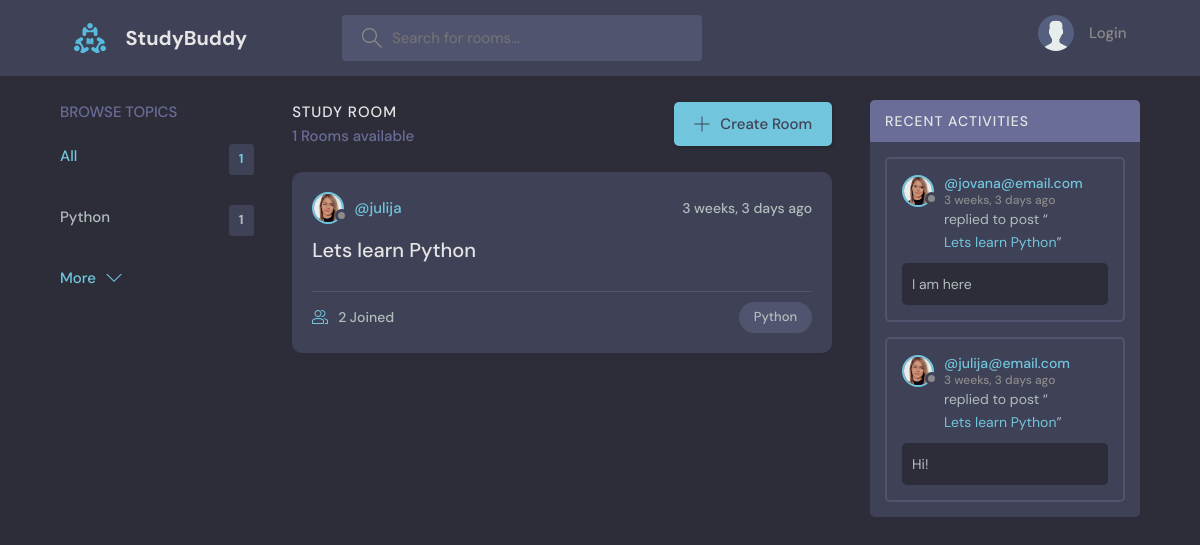
The page / on the database its author committed.
### base/models.py (models this page shows, shortened)
class Topic(models.Model):
    name = models.CharField(max_length=200)

class Room(models.Model):
    host = models.ForeignKey(User, on_delete=models.SET_NULL, null = True)
    topic = models.ForeignKey(Topic, on_delete=models.SET_NULL, null = True) #if topic placed below in the code, wrap it in ''
    name = models.CharField(max_length=200)
    description = models.TextField(null=True, blank=True)
    participants = models.ManyToManyField(User, related_name='participants', blank=True)
    updated = models.DateTimeField(auto_now=True) #auto_now takes the snapshot everytime we save
    created = models.DateTimeField(auto_now_add=True) #auto_now_add takes the snapshot the first time it is created
    class Meta:
        ordering = ['-updated', '-created'] #- reverts it
    def __str__(self):
        return self.name

class User(AbstractUser):
    name = models.CharField(max_length=200, null=True)
    email = models.EmailField(unique=True)
    bio = models.TextField(null=True)
    avatar = models.ImageField(null=True, default="avatar.svg")
    USERNAME_FIELD = 'email'
    REQUIRED_FIELDS = []

class Message(models.Model): # here one to many relationship is introduced
    user = models.ForeignKey(User, on_delete=models.CASCADE) # rooms can have multiple messages, but message can belong to one user/room
    room = models.ForeignKey(Room, on_delete=models.CASCADE) # if room is deleted all the messages are deleted as well
    body = models.TextField()
    updated = models.DateTimeField(auto_now=True)
    created = models.DateTimeField(auto_now_add=True)
    class Meta:
        ordering = ['-updated', '-created'] #- reverts it
    def __str__(self):
        return self.body[0:50]

### base/views.py (the view)
# urls.py: path('', views.home, name='home'),
def home(request):
    q = request.GET.get('q') if request.GET.get('q') != None else ''
    rooms = Room.objects.filter(
        Q(topic__name__icontains=q) |
        Q(name__icontains=q) |
        Q(description__icontains=q)
        )
    room_count = rooms.count() #works faster than len
    topics = Topic.objects.all()[0:5]
    room_messages = Message.objects.filter(Q(room__topic__name__icontains=q))
    context = {'rooms': rooms, 'topics': topics,
               'room_count': room_count, 'room_messages': room_messages }
    return render(request, 'base/home.html', context)

### base/templates/base/home.html (shortened to what this page needs)
{% extends 'main.html' %}
{% block content %}
<main class="layout layout--3">
  <div class="container">
    {% include 'base/topics_component.html' %}
    <div class="roomList">
      <div class="roomList__header">
        <div>
          <h2>Study Room</h2>
          <p>{{room_count}} Rooms available</p>
        </div>
        <a class="btn btn--main" href="{% url 'create-room' %}">
          <svg version="1.1" xmlns="http://www.w3.org/2000/svg" width="32" height="32" viewBox="0 0 32 32">
            <title>add</title>
            <path
              d="M16.943 0.943h-1.885v14.115h-14.115v1.885h14.115v14.115h1.885v-14.115h14.115v-1.885h-14.115v-14.115z"
            ></path>
          </svg>
          Create Room
        </a>
      </div>
      {% include 'base/feed_component.html' %}
    </div>
    {% include 'base/activity_component.html' %}
  </div>
</main>
{% endblock %}

### base/templates/base/topics_component.html
<div class="topics">
    <div class="topics__header">
      <h2>Browse Topics</h2>
    </div>
    <ul class="topics__list">
      <li>
        <a href="{% url 'home' %}" class="active">All <span>{{topics.count}}</span></a>
      </li>
      {% for topic in topics %}
      <li>
          <a href="{% url 'home' %}?q={{topic.name}}">{{topic.name}}<span>{{topic.room_set.all.count}}</span></a>
      </li>
      {% endfor %}
    </ul>
    <a class="btn btn--link" href="{% url 'topics' %}">
      More
      <svg version="1.1" xmlns="http://www.w3.org/2000/svg" width="32" height="32" viewBox="0 0 32 32">
        <title>chevron-down</title>
        <path d="M16 21l-13-13h-3l16 16 16-16h-3l-13 13z"></path>
      </svg>
    </a>
    </div>

### base/templates/base/feed_component.html (shortened to what this page needs)
{% for room in rooms %}
<div class="roomListRoom">
    <div class="roomListRoom__header">
      <a href="{% url 'user-profile' room.host.id %}" class="roomListRoom__author">
        <div class="avatar avatar--small">
          <img src="{{room.host.avatar.url}}" />
        </div>
        <span>@{{room.host.username}}</span>
      </a>
      <div class="roomListRoom__actions">
        <span>{{room.created|timesince}} ago</span>
      </div>
    </div>
    <div class="roomListRoom__content">
      <a href="{% url 'room' room.id %}">{{room.name}}</a>
    </div>
    <div class="roomListRoom__meta">
      <a href="{% url 'room' room.id %}" class="roomListRoom__joined">
        {{room.participants.all.count}} Joined
      </a>
      <p class="roomListRoom__topic">{{room.topic.name}}</p>
    </div>
</div>
{% endfor %}

### base/templates/base/activity_component.html (shortened to what this page needs)
<div class="activities">
    <div class="activities__header">
      <h2>Recent Activities</h2>
    </div>
    {% for message in room_messages %}
    <div class="activities__box">
      <div class="activities__boxHeader roomListRoom__header">
        <a href="{% url 'user-profile' message.user.id %}" class="roomListRoom__author">
          <div class="avatar avatar--small">
            <img src="{{message.user.avatar.url}}" />
          </div>
          <p>
            @{{message.user}}
            <span>{{message.created | timesince}} ago</span>
          </p>
        </a>
      </div>
      <div class="activities__boxContent">
        <p>replied to post “<a href="{% url 'room' message.room.id %}">{{message.room}}</a>”</p>
        <div class="activities__boxRoomContent">
          {{message}}
        </div>
      </div>
    </div>
    {% endfor %}
  </div>

### rows shown on the page
Topic: name "Python", room_set.all.count "1"
Room: host.avatar (picture), host.username "julija", created "3 weeks, 3 days", name "Lets learn Python", participants.all.count "2", topic.name "Python"
Message: user.avatar (picture), user "jovana@email.com", created "3 weeks, 3 days", room "Lets learn Python", body "I am here"
Message: user.avatar (picture), user "julija@email.com", created "3 weeks, 3 days", room "Lets learn Python", body "Hi!"

### other values the page prints
{{ topics.count }} "1"
{{ room_count }} "1"
